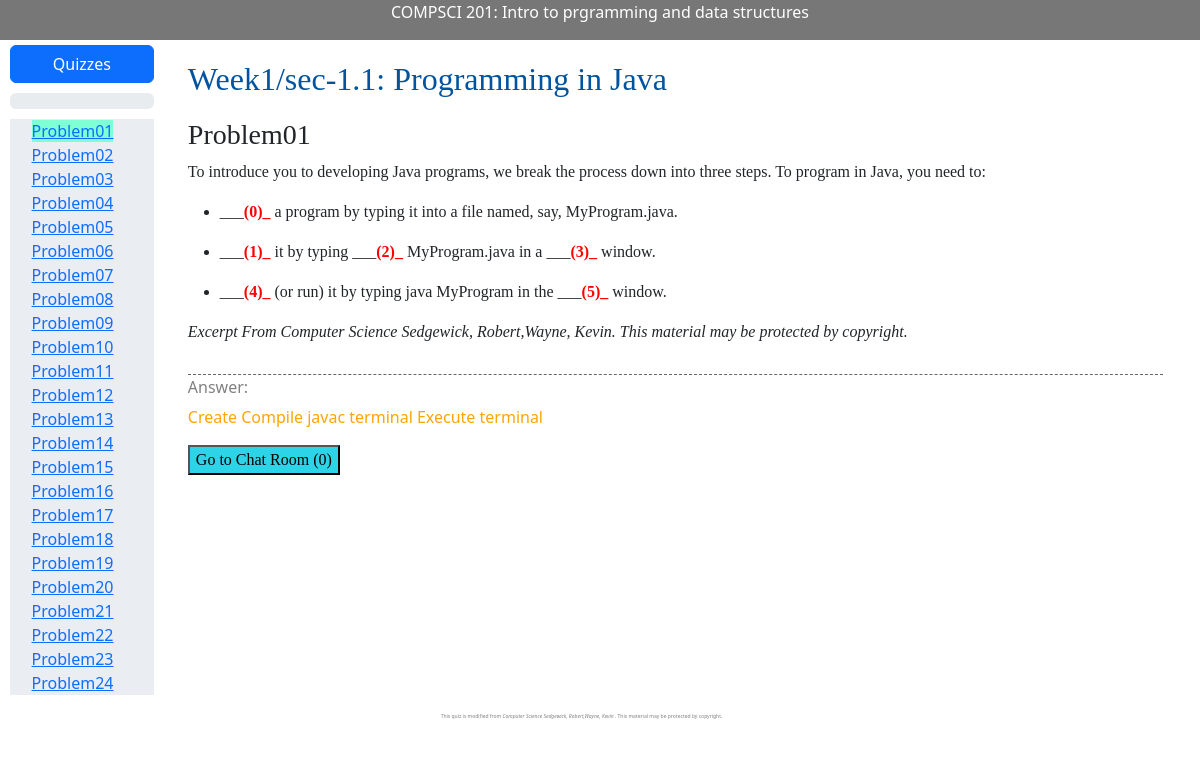
Page /cs201/quiz/101/ (signed in) on the earlier database version.
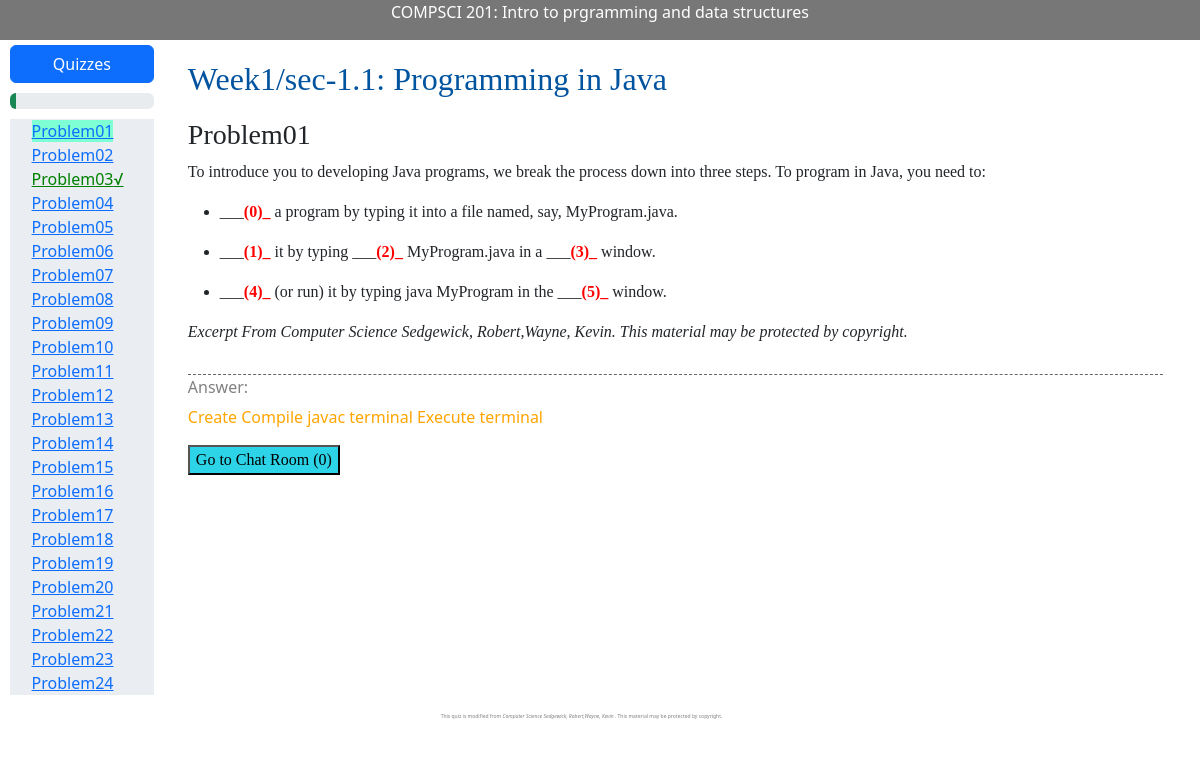
Same page on the later database version.
### simple_judge/models.py (models this page shows, shortened)
class Question(models.Model):
    student=models.ForeignKey(Student, on_delete=models.CASCADE)
    question_title=models.CharField(max_length=100)
    question_id=models.IntegerField(default=0)
    ifpassed=models.BooleanField('ifpassed',default=False)
    logx=models.TextField(blank=True)
    submission_times=models.IntegerField(default=5)
    seed = models.IntegerField(default= 0)

### quiz/views.py (the view, shortened to what this page needs)
# urls.py: path('quiz/<int:question_id>/', views.quiz_new, name='quiz_new'),
@login_required(login_url='/signin',redirect_field_name='/content/assignment')
def quiz_new(request,question_id):
    student_current=Student.objects.get(student_netid=request.user.username)
    student_current.online_time, student_current.offline_time  = record_online_time()
    student_current.save()
    question_dict=Questiondict.objects.get(question_id=question_id)
    question_week=question_dict.question_week
    q= student_current.question_set.get(question_id=question_id)
    mult=True
    context={}
    time_array = student_current.question_due_dict.get("week"+str(question_week))
    time_start = datetime.datetime.strptime(time_array[0],'%Y-%m-%d %H:%M') # UTC+8
    time_end = datetime.datetime.strptime(time_array[1],'%Y-%m-%d %H:%M') # UTC+8
    time_now = datetime.datetime.utcnow()
    if time_now > time_end - datetime.timedelta(hours=8):
        context['overdue']=True
    elif time_now >= time_start- datetime.timedelta(hours=8):
        context['overdue']=False
        pass
    else:
        return HttpResponse("The question is not open yet")
    if question_dict.question_type=='blank' or question_dict.question_type=='code':
        answers=question_dict.question_content.get('answers')
        mult=False
    question_sets_temp1=student_current.question_set.filter(question_id__gte=100*question_week , question_id__lte=100*(question_week+1)).order_by('question_id')
    context['question_dict']=question_dict
    context['quiz']=q
    context['mult']=mult
    context['answers']=answers
    context['section']=question_dict.question_content.get('section')
    context['question_id']=question_id
    context['length']=len(question_sets_temp1)
    context['question_sets']=question_sets_temp1
    context['passed']=len(question_sets_temp1.filter(ifpassed=True))
    context['failed']=len(question_sets_temp1.filter(submission_times=0))
    context['ids']=ut.findid(question_id,len(question_sets_temp1))
    context['post_number'] = Post.objects.filter(question_id=question_id).count()
    return render(request, 'quiz/quiz.html', context)

### quiz/templatetags/my_tags.py (called while the page is built)
@register.filter
def last2(question_id):
    x = str(question_id)
    return x[1:]

@register.filter
def mult_answer(answers):
    return " ".join(answers)

### quiz/utils.py (called while the page is built)
def findid(question_id , question_array_length):
    if str(question_id)[1:]=='01':
        return [question_id, question_id+1]
    if str(question_id)[1:]==str(question_array_length):
        return [question_id-1, question_id]
    return [question_id-1,question_id+1]

### quiz/views.py (called while the page is built)
def record_online_time(minute = 30):
    tim = datetime.datetime.utcnow().astimezone(datetime.timezone(datetime.timedelta(hours=0))) #UTC Time
    return tim, tim+datetime.timedelta(minutes=minute)

### quiz/templates/quiz/quiz.html (shortened to what the changed rows need)
<!DOCTYPE html>
<html lang="en">
<head>
    {% load static %}
    {% load my_tags%}
    {% load markdownify %}
    <link rel = "stylesheet" type ="text/css" href = "{% static 'quiz/vs.min.css' %}">
    <link rel = "stylesheet" type ="text/css" href = "{% static 'quiz/bootstrap/css/bootstrap.min.css' %}">
     <link rel = "stylesheet" type ="text/css" href = "{% static 'quiz/question.css' %}">
     <link rel = "stylesheet" type ="text/css" href = "{% static 'quiz/codehilite_styles.css' %}">
</head>
<body>
        <div class="row" style='margin-right:25px'>
          <div class="col-md-2" >
            <div class="row-md-1" style="  margin-left:10px;margin-right:20px;margin-top:5px">
                <div style="margin-top:10px;margin-bottom:10px">
                    <div class="bd-example-snippet bd-code-snippet" ><div class="bd-example">
                        <div class="progress" title="WDNMG" id ="bar_id">
                          <div class="progress-bar bg-success" role="progressbar" style="" id="bar_success" aria-valuenow="0" aria-valuemin="0" aria-valuemax="100" ></div>
                        </div>
                        </div></div>
                </div>
            </div>
            <div class="row-md-2" style=" background-color: #eaedf1; margin-top:5px ;margin-left:10px;margin-right:20px;" >
                <div style= "margin-left:15%">
                {% for quiz in question_sets %}
                 {% if quiz.submission_times <= 0 %}
                        <a href= "{% url 'quiz:quiz_new' quiz.question_id %}" style="color:red" id='{{quiz.question_id}}' >Problem{{quiz.question_id|last2}}X</a> <br>
                {% else %}
                    {% if quiz.ifpassed %}
                            <a href= "{% url 'quiz:quiz_new' quiz.question_id %}" style="color:green" id ='{{quiz.question_id}}' >Problem{{quiz.question_id|last2}}√</a> <br>
                    {%else%}
                            <a href= "{% url 'quiz:quiz_new' quiz.question_id %}" id ='{{quiz.question_id}}' >Problem{{quiz.question_id|last2}}</a> <br>
                    {%endif%}
                {%endif%}
              {% endfor %}
                </div>
            </div>
          </div>
        <div class="col-md-10"  >
            <div class='question' >
                <h2 >Week{{question_dict.question_week}}/sec-{{section}}: {{question_dict.question_title}}</h2>
            </div>
          </div>
        </div>
    </body>
</html>

Differences in the rows shown:
changed Question (number 3 of 24 on the later page): ifpassed False → True (drawn)
